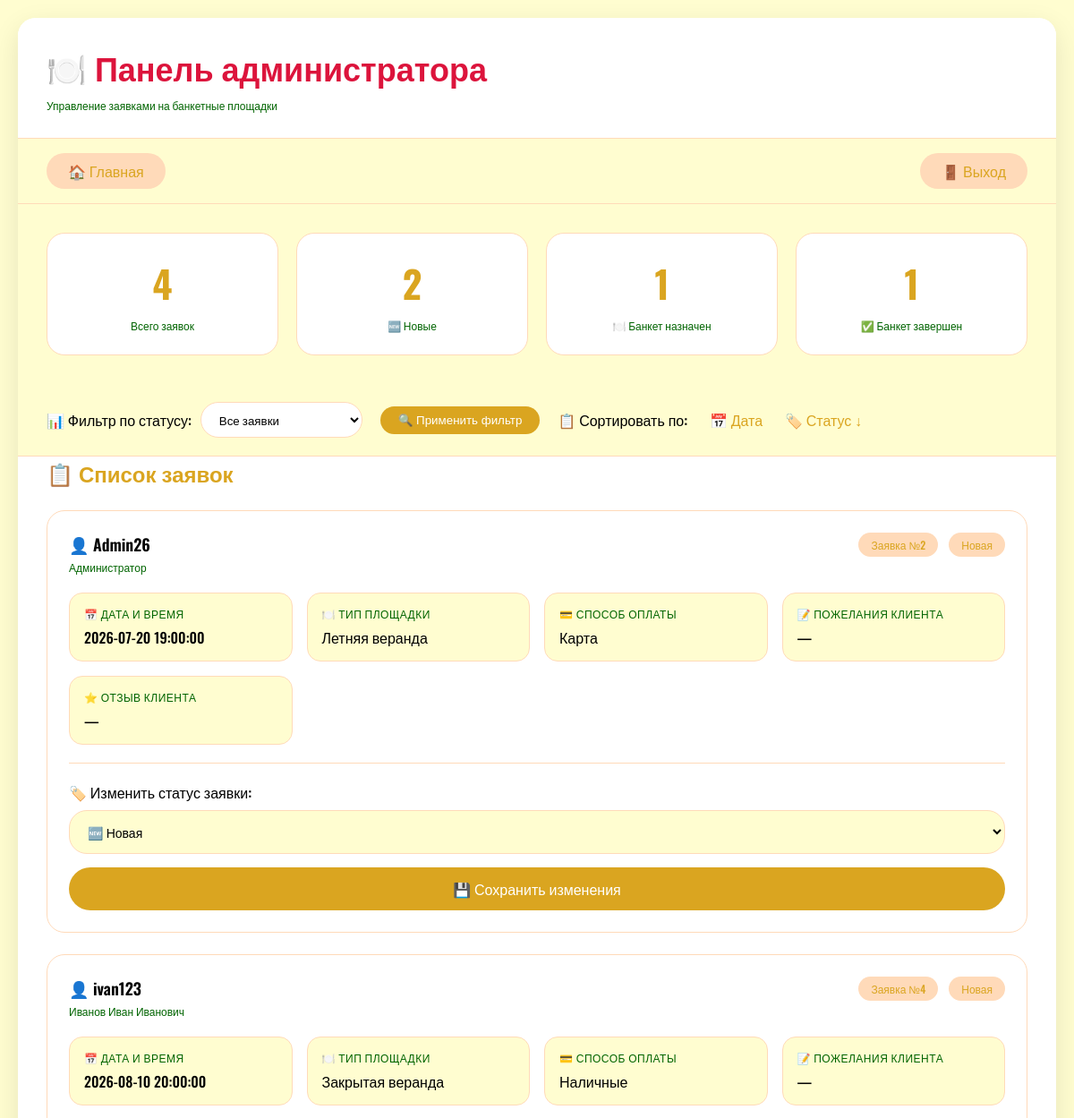
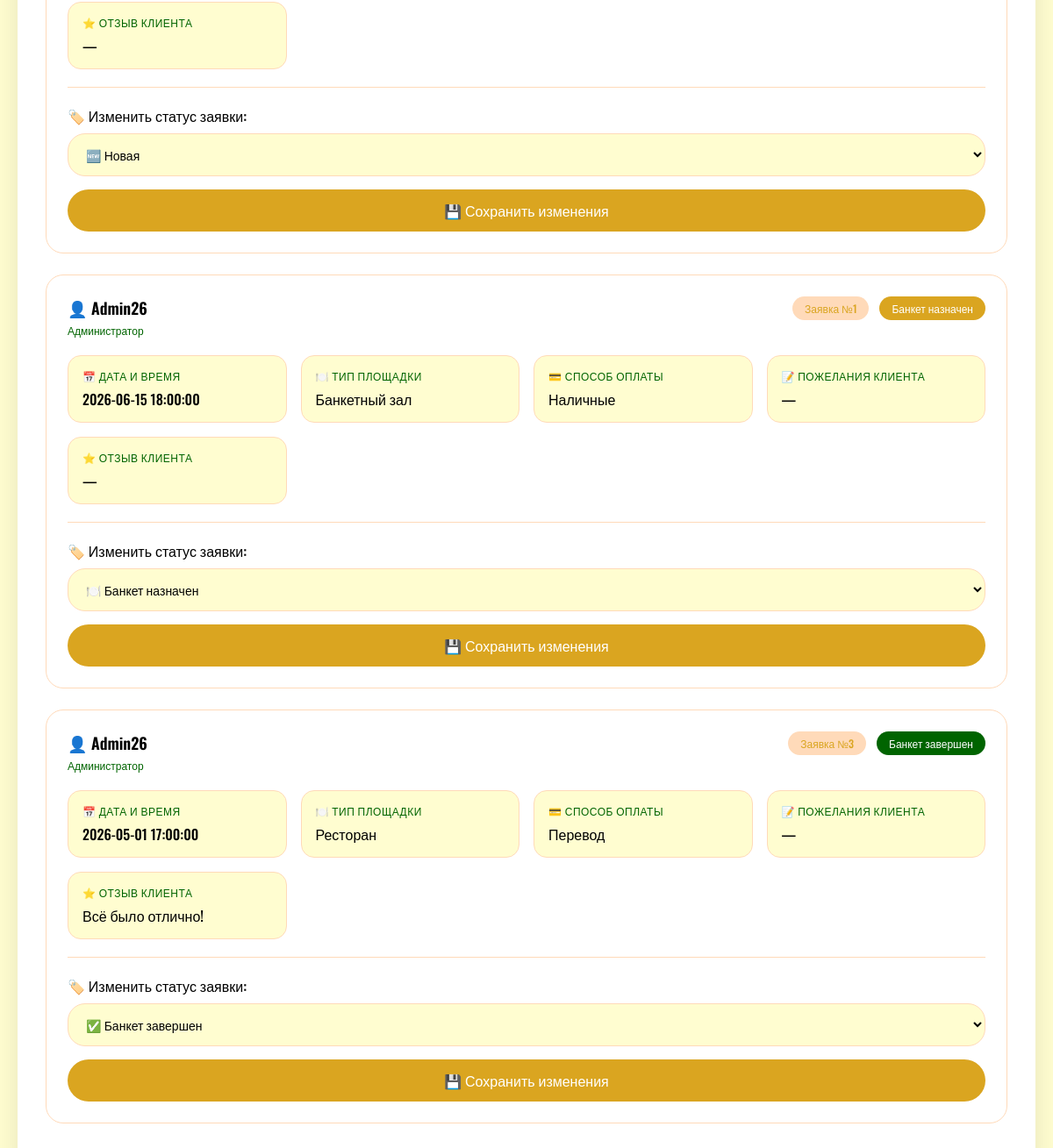
The app's page /admin.php?sort_by=status&sort_order=DESC (signed in) with its own data (2 pictures, top to bottom).
### tables this page shows
CREATE TABLE `request` (
  `id` int NOT NULL,
  `user_id` int NOT NULL,
  `date` datetime NOT NULL,
  `status` varchar(50) DEFAULT 'Новая',
  `curses` varchar(255) NOT NULL,
  `payment` text NOT NULL,
  `review` text
);

CREATE TABLE `users` (
  `id` int NOT NULL,
  `fullname` text NOT NULL,
  `phone` varchar(256) NOT NULL,
  `email` varchar(256) NOT NULL,
  `login` varchar(256) NOT NULL,
  `password` varchar(256) NOT NULL,
  `is_admin` tinyint(1) DEFAULT '0',
  `created_at` timestamp NOT NULL DEFAULT CURRENT_TIMESTAMP,
  `review` text
);

### admin.php (the view, shortened to what this page needs)
<?php
include('db.php');
$status_filter = $_GET['status_filter'] ?? '';
$sort_by = $_GET['sort_by'] ?? 'date';
$sort_order = $_GET['sort_order'] ?? 'DESC';
$allowed_sort = ['date', 'status'];
$sort_by = in_array($sort_by, $allowed_sort) ? $sort_by : 'date';
$sort_order = ($sort_order === 'ASC') ? 'ASC' : 'DESC';
$page = (int)($_GET['page'] ?? 1);
$limit = 10;
$offset = ($page - 1) * $limit;
$where = '';
$query = $con->query("SELECT request.*, users.login, users.fullname, COUNT(*) OVER() as total_count FROM request INNER JOIN users ON request.user_id = users.id $where ORDER BY $sort_by $sort_order LIMIT $limit OFFSET $offset");
$stats_query = $con->query("SELECT COUNT(*) as total, SUM(CASE WHEN status='Новая' THEN 1 ELSE 0 END) as new_requests, SUM(CASE WHEN status='Банкет назначен' THEN 1 ELSE 0 END) as assigned, SUM(CASE WHEN status='Банкет завершен' THEN 1 ELSE 0 END) as completed FROM request");
$stats = $stats_query->fetch_assoc();
$query->data_seek(0);
?>
<!DOCTYPE html>
<html lang="ru">
<head>
</head>
<body>
<div class="container">
    <div class="header"><h1>🍽️ Панель администратора</h1><p>Управление заявками на банкетные площадки</p></div>
    <div class="nav-bar"><a href="index.php" class="btn-outline">🏠 Главная</a><a href="?logout=1" class="btn-outline" onclick="return confirm('Выйти из аккаунта?')">🚪 Выход</a></div>
    <div class="stats-grid">
        <div class="stat-card"><div class="stat-number"><?= $stats['total'] ?></div><div class="stat-label">Всего заявок</div></div>
        <div class="stat-card"><div class="stat-number"><?= $stats['new_requests'] ?></div><div class="stat-label">🆕 Новые</div></div>
        <div class="stat-card"><div class="stat-number"><?= $stats['assigned'] ?></div><div class="stat-label">🍽️ Банкет назначен</div></div>
        <div class="stat-card"><div class="stat-number"><?= $stats['completed'] ?></div><div class="stat-label">✅ Банкет завершен</div></div>
    </div>
    <div class="filters">
        <div class="filter-group"><label>📊 Фильтр по статусу:</label>
            <select name="status_filter" id="status_filter" class="filter-select">
                <option value="">Все заявки</option>
            </select>
        </div>
        <button class="btn-filter" onclick="applyFilter()">🔍 Применить фильтр</button>
        <div class="filter-group"><label>📋 Сортировать по:</label>
            <a href="?sort_by=date&sort_order=<?= $sort_by=='date' && $sort_order=='DESC' ? 'ASC' : 'DESC' ?><?= $status_filter ? '&status_filter='.$status_filter : '' ?>" class="sort-link">📅 Дата <?= $sort_by=='date' ? ($sort_order=='DESC' ? '↓' : '↑') : '' ?></a>
            <a href="?sort_by=status&sort_order=<?= $sort_by=='status' && $sort_order=='DESC' ? 'ASC' : 'DESC' ?><?= $status_filter ? '&status_filter='.$status_filter : '' ?>" class="sort-link">🏷️ Статус <?= $sort_by=='status' ? ($sort_order=='DESC' ? '↓' : '↑') : '' ?></a>
        </div>
    </div>
    <div class="requests-container"><h2 class="section-title">📋 Список заявок</h2>
    <?php if ($query->num_rows === 0): ?>
        <div class="empty-state"><h3>Заявок пока нет</h3><p>Когда пользователи оставят заявки на банкет, они появятся здесь</p></div>
    <?php else: while ($request = $query->fetch_assoc()):
        $status_class = '';
        if ($request['status'] == 'Новая') $status_class = 'status-new';
        elseif ($request['status'] == 'Банкет назначен') $status_class = 'status-assigned';
        elseif ($request['status'] == 'Банкет завершен') $status_class = 'status-completed';
        $wishes = !empty($request['comment']) ? htmlspecialchars($request['comment']) : '—';
        $review = !empty($request['review']) ? htmlspecialchars($request['review']) : '—';
    ?>
    <div class="request-item">
        <div class="request-header"><div class="user-info"><h3>👤 <?= htmlspecialchars($request['login']) ?></h3><p><?= htmlspecialchars($request['fullname']) ?></p></div><div class="request-meta"><span class="request-id">Заявка №<?= $request['id'] ?></span><span class="status-badge <?= $status_class ?>"><?= htmlspecialchars($request['status']) ?></span></div></div>
        <div class="request-details">
            <div class="detail-item"><div class="detail-label">📅 Дата и время</div><div class="detail-value"><?= htmlspecialchars($request['date']) ?></div></div>
            <div class="detail-item"><div class="detail-label">🍽️ Тип площадки</div><div class="detail-value"><?= htmlspecialchars($request['curses'] ?? '—') ?></div></div>
            <div class="detail-item"><div class="detail-label">💳 Способ оплаты</div><div class="detail-value"><?= htmlspecialchars($request['payment'] ?? '—') ?></div></div>
            <div class="detail-item"><div class="detail-label">📝 Пожелания клиента</div><div class="detail-value"><?= $wishes ?></div></div>
            <div class="detail-item"><div class="detail-label">⭐ Отзыв клиента</div><div class="detail-value"><?= $review ?></div></div>
        </div>
        <div class="status-form"><form method="POST" onsubmit="showNotification()"><input type="hidden" name="request_id" value="<?= $request['id'] ?>"><div class="form-group"><label class="form-label">🏷️ Изменить статус заявки:</label><select name="status" class="form-select"><option value="Новая" <?= $request['status']=='Новая' ? 'selected' : '' ?>>🆕 Новая</option><option value="Банкет назначен" <?= $request['status']=='Банкет назначен' ? 'selected' : '' ?>>🍽️ Банкет назначен</option><option value="Банкет завершен" <?= $request['status']=='Банкет завершен' ? 'selected' : '' ?>>✅ Банкет завершен</option></select></div><button type="submit" class="btn-save">💾 Сохранить изменения</button></form></div>
    </div>
    <?php endwhile; endif; ?></div>
</div>
</body>
</html>

### admin.php (style rules this page uses)
* { margin:0; padding:0; box-sizing:border-box; }
body { background: #FFFDD0; font-family: 'Oswald', sans-serif; padding: 20px; min-height: 100vh; }
.container { max-width: 1280px; margin: 0 auto; background: white; border-radius: 20px; overflow: hidden; box-shadow: 0 10px 30px rgba(0,0,0,0.1); }
.header { background: white; padding: 28px 32px; border-bottom: 1px solid #FFDAB9; }
.header h1 { font-family: 'Oswald', sans-serif; font-size: 36px; color: #DC143C; font-weight: 600; }
.header p { color: #006400; margin-top: 8px; font-size: 12px; }
.nav-bar { display: flex; justify-content: space-between; align-items: center; padding: 16px 32px; background: #FFFDD0; border-bottom: 1px solid #FFDAB9; }
.btn-outline { padding: 8px 24px; border-radius: 30px; background: #FFDAB9; color: #DAA520; text-decoration: none; font-weight: 500; transition: all 0.2s; display: inline-flex; align-items: center; gap: 8px; font-size: 16px; }
.stats-grid { display: grid; grid-template-columns: repeat(auto-fit, minmax(200px, 1fr)); gap: 20px; padding: 32px; background: #FFFDD0; }
.stat-card { background: white; border-radius: 20px; padding: 24px 20px; text-align: center; border: 1px solid #FFDAB9; transition: all 0.2s; }
.stat-number { font-size: 42px; font-weight: 700; color: #DAA520; font-family: 'Oswald', sans-serif; }
.stat-label { color: #006400; font-size: 12px; margin-top: 8px; }
.filters { padding: 20px 32px; background: #FFFDD0; border-bottom: 1px solid #FFDAB9; display: flex; gap: 20px; flex-wrap: wrap; align-items: center; }
.filter-group { display: flex; align-items: center; gap: 10px; }
.filter-group label { font-weight: 500; color: #000000; }
.filter-select { padding: 8px 16px; border: 1px solid #FFDAB9; border-radius: 20px; background: white; font-family: 'Oswald', sans-serif; }
.btn-filter { padding: 8px 20px; background: #DAA520; color: white; border: none; border-radius: 20px; cursor: pointer; }
.sort-link { color: #DAA520; text-decoration: none; margin-left: 15px; }
.requests-container { padding: 0 32px 32px; }
.section-title { font-family: 'Oswald', sans-serif; font-size: 24px; color: #DAA520; margin-bottom: 24px; font-weight: 600; }
.request-item { background: white; border-radius: 20px; padding: 24px; margin-bottom: 24px; border: 1px solid #FFDAB9; transition: all 0.2s; }
.request-header { display: flex; justify-content: space-between; align-items: flex-start; flex-wrap: wrap; margin-bottom: 20px; gap: 12px; }
.user-info h3 { color: #000000; font-size: 18px; font-weight: 600; margin-bottom: 4px; }
.user-info p { color: #006400; font-size: 12px; }
.request-meta { display: flex; gap: 12px; align-items: center; flex-wrap: wrap; }
.request-id { background: #FFDAB9; padding: 5px 14px; border-radius: 20px; font-size: 12px; font-weight: 500; color: #DAA520; }
.status-badge { padding: 5px 14px; border-radius: 20px; font-size: 12px; font-weight: 500; }
.status-new { background: #FFDAB9; color: #DAA520; }
.status-assigned { background: #DAA520; color: white; }
.status-completed { background: #006400; color: white; }
.request-details { display: grid; grid-template-columns: repeat(auto-fit, minmax(220px, 1fr)); gap: 16px; margin: 20px 0; }
.detail-item { background: #FFFDD0; padding: 14px 16px; border-radius: 15px; border: 1px solid #FFDAB9; }
.detail-label { font-size: 12px; color: #006400; text-transform: uppercase; letter-spacing: 0.5px; margin-bottom: 6px; }
.detail-value { font-size: 16px; color: #000000; font-weight: 500; word-wrap: break-word; white-space: pre-wrap; }
.status-form { margin-top: 20px; padding-top: 20px; border-top: 1px solid #FFDAB9; }
.form-group { margin-bottom: 15px; }
.form-label { display: block; margin-bottom: 8px; font-weight: 500; color: #000000; font-size: 16px; }
.form-select { width: 100%; padding: 12px 16px; border: 1px solid #FFDAB9; border-radius: 20px; font-size: 14px; font-family: 'Oswald', sans-serif; background: #FFFDD0; transition: all 0.2s; cursor: pointer; }
.btn-save { width: 100%; padding: 12px; background: #DAA520; color: white; border: none; border-radius: 30px; cursor: pointer; font-family: 'Oswald', sans-serif; font-size: 16px; font-weight: 500; transition: all 0.2s; }

### records on screen
request: user.login "Admin26", user.fullname "Администратор", id "2", status "Новая", date "2026-07-20 19:00:00", curses "Летняя веранда", payment "Карта", wishes "—", review "—", status "🆕 Новая"
request: user.login "ivan123", user.fullname "Иванов Иван Иванович", id "4", status "Новая", date "2026-08-10 20:00:00", curses "Закрытая веранда", payment "Наличные", wishes "—", review "—", status "🆕 Новая"
request: user.login "Admin26", user.fullname "Администратор", id "1", status "Банкет назначен", date "2026-06-15 18:00:00", curses "Банкетный зал", payment "Наличные", wishes "—", review "—", status "🍽️ Банкет назначен"
request: user.login "Admin26", user.fullname "Администратор", id "3", status "Банкет завершен", date "2026-05-01 17:00:00", curses "Ресторан", payment "Перевод", wishes "—", review "Всё было отлично!", status "✅ Банкет завершен"

### other values on screen
$stats['total'] "4"
$stats['new_requests'] "2"
$stats['assigned'] "1"
$stats['completed'] "1"
